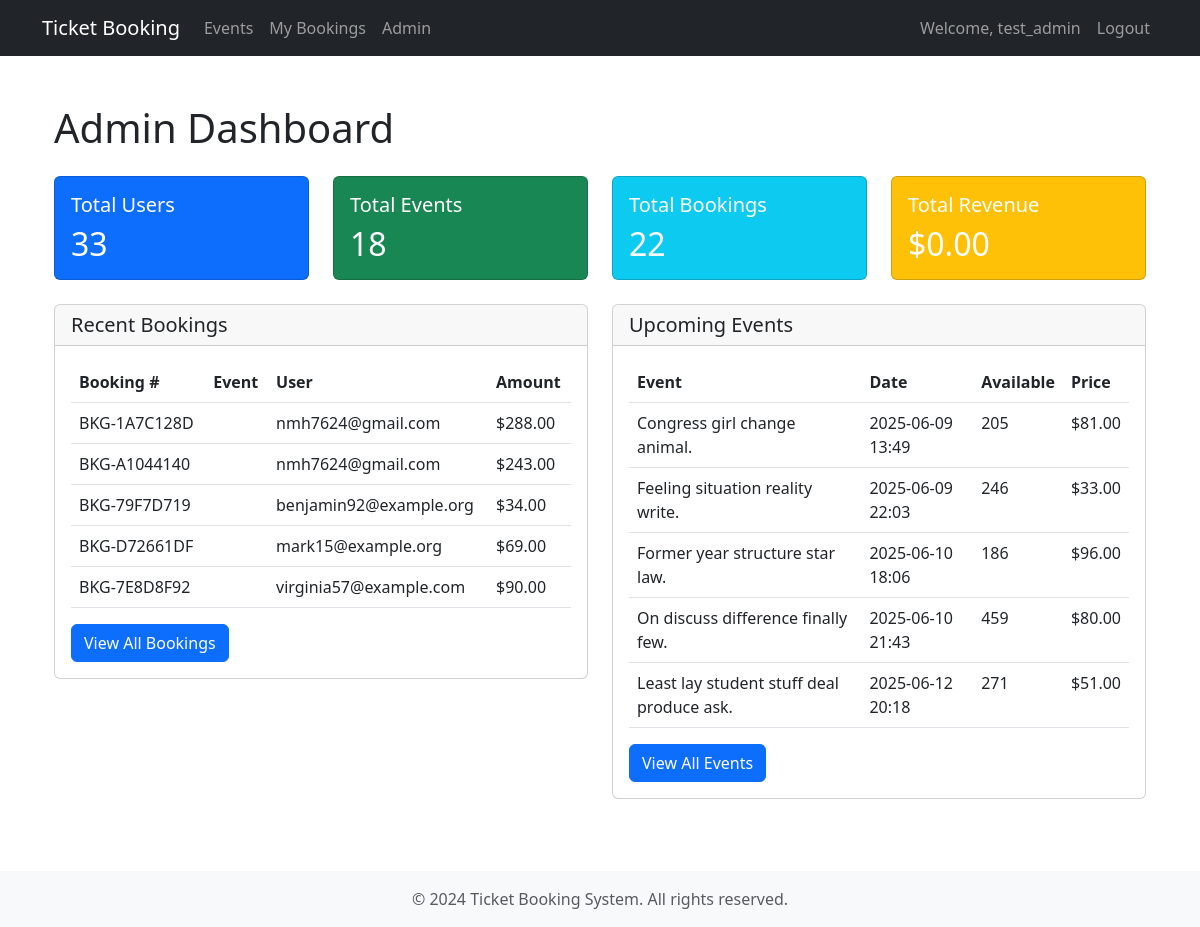
The page /admin/dashboard (signed in) on the database as committed earlier.
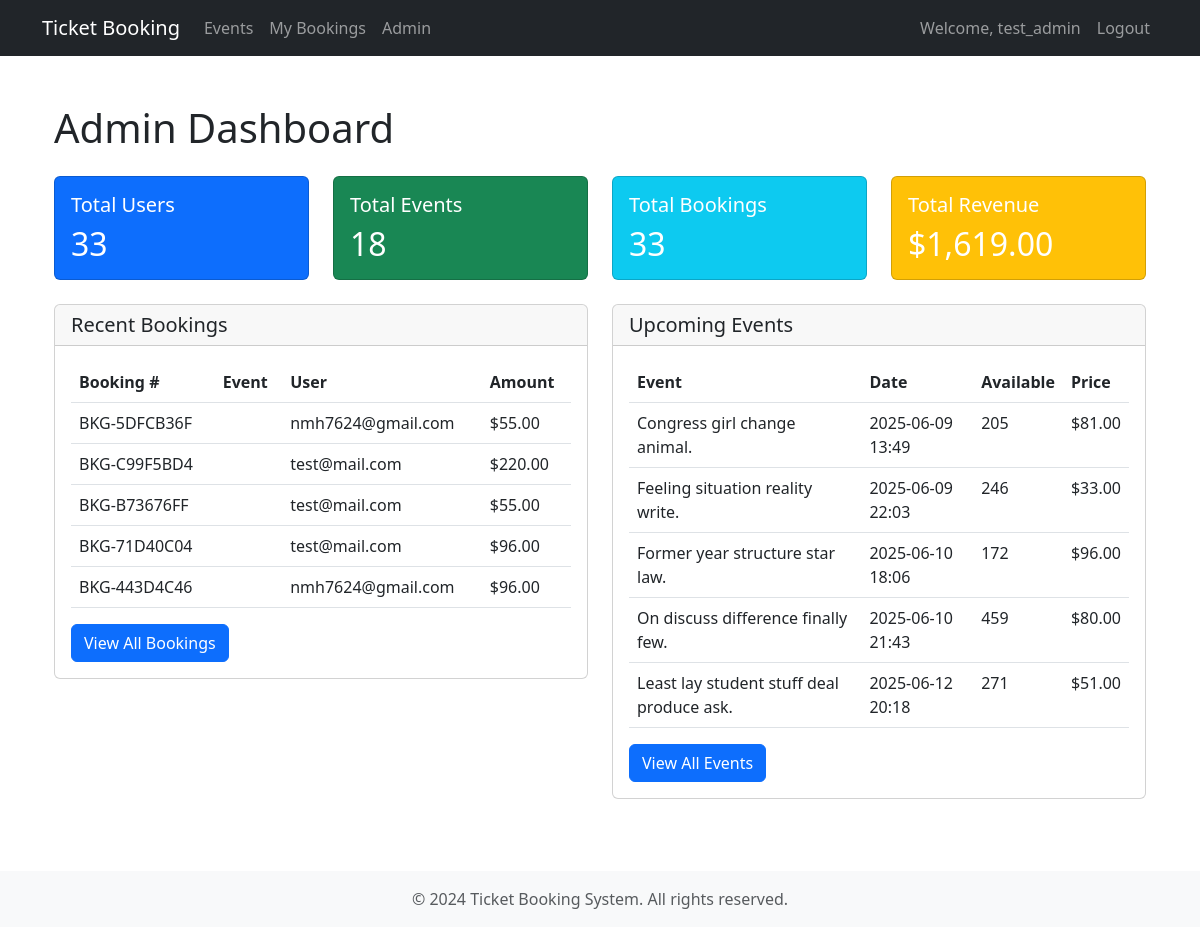
The same page on the database as committed later.
### app/models/booking.py (models this page shows, shortened)
class Booking(db.Model):
    __tablename__ = 'bookings'
    id = db.Column(db.Integer, primary_key=True)
    booking_number = db.Column(db.String(50), unique=True, nullable=False)
    user_id = db.Column(db.Integer, db.ForeignKey('users.id'), nullable=False)
    event_id = db.Column(db.Integer, db.ForeignKey('events.id'), nullable=False)
    quantity = db.Column(db.Integer, nullable=False)
    total_amount = db.Column(db.Float, nullable=False)
    status = db.Column(db.String(20), default='pending')  # pending, confirmed, cancelled
    payment_status = db.Column(db.String(20), default='pending')  # pending, paid, refunded
    payment_id = db.Column(db.String(100))
    created_at = db.Column(db.DateTime, default=datetime.utcnow)
    updated_at = db.Column(db.DateTime, default=datetime.utcnow, onupdate=datetime.utcnow)
    tickets = db.relationship('Ticket', backref='booking', lazy=True)
    event = db.relationship('Event', backref='bookings', lazy=True)
    payments = db.relationship('Payment', backref='booking', lazy=True)

### app/models/user.py (models this page shows, shortened)
class User(UserMixin, db.Model):
    __tablename__ = 'users'
    id = db.Column(db.Integer, primary_key=True)
    email = db.Column(db.String(120), unique=True, nullable=False)
    password_hash = db.Column(db.String(255), nullable=False)
    first_name = db.Column(db.String(50), nullable=False)
    last_name = db.Column(db.String(50), nullable=False)
    phone = db.Column(db.String(20))
    is_active = db.Column(db.Boolean, default=True)
    role_id = db.Column(db.Integer, db.ForeignKey('roles.id'))
    created_at = db.Column(db.DateTime, default=datetime.utcnow)
    updated_at = db.Column(db.DateTime, default=datetime.utcnow, onupdate=datetime.utcnow)
    bookings = db.relationship('Booking', backref='user', lazy=True)
    def can(self, permission):
        return self.role is not None and self.is_active and self.role.has_permission(permission)
    def is_administrator(self):
        return self.can(Permission.MANAGE_USERS)
    @property
    def is_admin(self):
        return self.is_administrator()

### app/models/event.py (models this page shows, shortened)
class Event(db.Model):
    __tablename__ = 'events'
    id = db.Column(db.Integer, primary_key=True)
    title = db.Column(db.String(200), nullable=False)
    description = db.Column(db.Text)
    venue = db.Column(db.String(200), nullable=False)
    event_date = db.Column(db.DateTime, nullable=False)
    total_tickets = db.Column(db.Integer, nullable=False)
    available_tickets = db.Column(db.Integer, nullable=False)
    price = db.Column(db.Float, nullable=False)
    category = db.Column(db.String(50))
    image_url = db.Column(db.String(500))
    is_active = db.Column(db.Boolean, default=True)
    created_at = db.Column(db.DateTime, default=datetime.utcnow)
    updated_at = db.Column(db.DateTime, default=datetime.utcnow, onupdate=datetime.utcnow)
    tickets = db.relationship('Ticket', backref='event', lazy=True)

### app/routes/admin.py (the view)
@admin_bp.route("/dashboard")
@permission_required(Permission.VIEW_DASHBOARD)
def dashboard():
    total_users = User.query.count()
    total_events = Event.query.count()
    total_bookings = Booking.query.count()
    recent_bookings = Booking.query.order_by(Booking.created_at.desc()).limit(5).all()
    upcoming_events = (
        Event.query.filter(Event.event_date >= datetime.now())
        .order_by(Event.event_date)
        .limit(5)
        .all()
    )
    total_revenue = (
        db.session.query(db.func.sum(Booking.total_amount))
        .filter(Booking.status == "confirmed")
        .scalar()
        or 0
    )
    return render_template(
        "admin/dashboard.html",
        total_users=total_users,
        total_events=total_events,
        total_bookings=total_bookings,
        total_revenue=total_revenue,
        recent_bookings=recent_bookings,
        upcoming_events=upcoming_events,
    )

### app/models/role.py (called while the page is built)
    def has_permission(self, permission):
        return self.permissions & permission == permission

### app/utils/filters.py (called while the page is built)
def format_price(value):
    return f"${value:,.2f}"

### app/templates/admin/dashboard.html (shortened to what the changed rows need)
{% extends "base.html" %}
{% block content %}
<div class="container py-4">
    <h1 class="mb-4">Admin Dashboard</h1>
    <div class="row mb-4">
        <div class="col-md-3">
            <div class="card bg-primary text-white">
                <div class="card-body">
                    <h2 class="card-text">{{ total_users }}</h2>
                </div>
            </div>
        </div>
        <div class="col-md-3">
            <div class="card bg-success text-white">
                <div class="card-body">
                    <h2 class="card-text">{{ total_events }}</h2>
                </div>
            </div>
        </div>
        <div class="col-md-3">
            <div class="card bg-info text-white">
                <div class="card-body">
                    <h5 class="card-title">Total Bookings</h5>
                    <h2 class="card-text">{{ total_bookings }}</h2>
                </div>
            </div>
        </div>
        <div class="col-md-3">
            <div class="card bg-warning text-white">
                <div class="card-body">
                    <h5 class="card-title">Total Revenue</h5>
                    <h2 class="card-text">{{ total_revenue | format_price }}</h2>
                </div>
            </div>
        </div>
    </div>
    <div class="row">
        <div class="col-md-6">
            <div class="card">
                <div class="card-body">
                    <div class="table-responsive">
                        <table class="table">
                            <thead>
                                <tr>
                                    <th>Booking #</th>
                                    <th>Event</th>
                                    <th>User</th>
                                    <th>Amount</th>
                                </tr>
                            </thead>
                            <tbody>
                                {% for booking in recent_bookings %}
                                <tr>
                                    <td>{{ booking.booking_number }}</td>
                                    <td>{{ booking.event.name }}</td>
                                    <td>{{ booking.user.email }}</td>
                                    <td>{{ booking.total_amount | format_price }}</td>
                                </tr>
                                {% endfor %}
                            </tbody>
                        </table>
                    </div>
                </div>
            </div>
        </div>
        <div class="col-md-6">
            <div class="card">
                <div class="card-body">
                    <div class="table-responsive">
                        <table class="table">
                            <thead>
                                <tr>
                                    <th>Event</th>
                                    <th>Date</th>
                                    <th>Available</th>
                                    <th>Price</th>
                                </tr>
                            </thead>
                            <tbody>
                                {% for event in upcoming_events %}
                                <tr>
                                    <td>{{ event.title }}</td>
                                    <td>{{ event.event_date.strftime('%Y-%m-%d %H:%M') }}</td>
                                    <td>{{ event.available_tickets }}</td>
                                    <td>{{ event.price | format_price }}</td>
                                </tr>
                                {% endfor %}
                            </tbody>
                        </table>
                    </div>
                </div>
            </div>
        </div>
    </div>
</div>
{% endblock %}

Rows that differ between the two databases and show on the page:
no longer on this page (row unchanged): Booking: booking_number "BKG-1A7C128D", user.email "nmh7624@gmail.com", total_amount "$288.00"
no longer on this page (row unchanged): Booking: booking_number "BKG-A1044140", user.email "nmh7624@gmail.com", total_amount "$243.00"
no longer on this page (row unchanged): Booking: booking_number "BKG-79F7D719", user.email "benjamin92@example.org", total_amount "$34.00"
no longer on this page (row unchanged): Booking: booking_number "BKG-D72661DF", user.email "mark15@example.org", total_amount "$69.00"
no longer on this page (row unchanged): Booking: booking_number "BKG-7E8D8F92", user.email "virginia57@example.com", total_amount "$90.00"
added Booking: booking_number "BKG-5DFCB36F", user.email "nmh7624@gmail.com", total_amount "$55.00"
added Booking: booking_number "BKG-C99F5BD4", user.email "test@mail.com", total_amount "$220.00"
added Booking: booking_number "BKG-B73676FF", user.email "test@mail.com", total_amount "$55.00"
added Booking: booking_number "BKG-71D40C04", user.email "test@mail.com", total_amount "$96.00"
added Booking: booking_number "BKG-443D4C46", user.email "nmh7624@gmail.com", total_amount "$96.00"
changed Event "Former year structure star law.": available_tickets "186" → "172"
Other text that changed with them:
{{ total_bookings }}: "22" → "33"
{{ total_revenue | format_price }}: "$0.00" → "$1,619.00"
